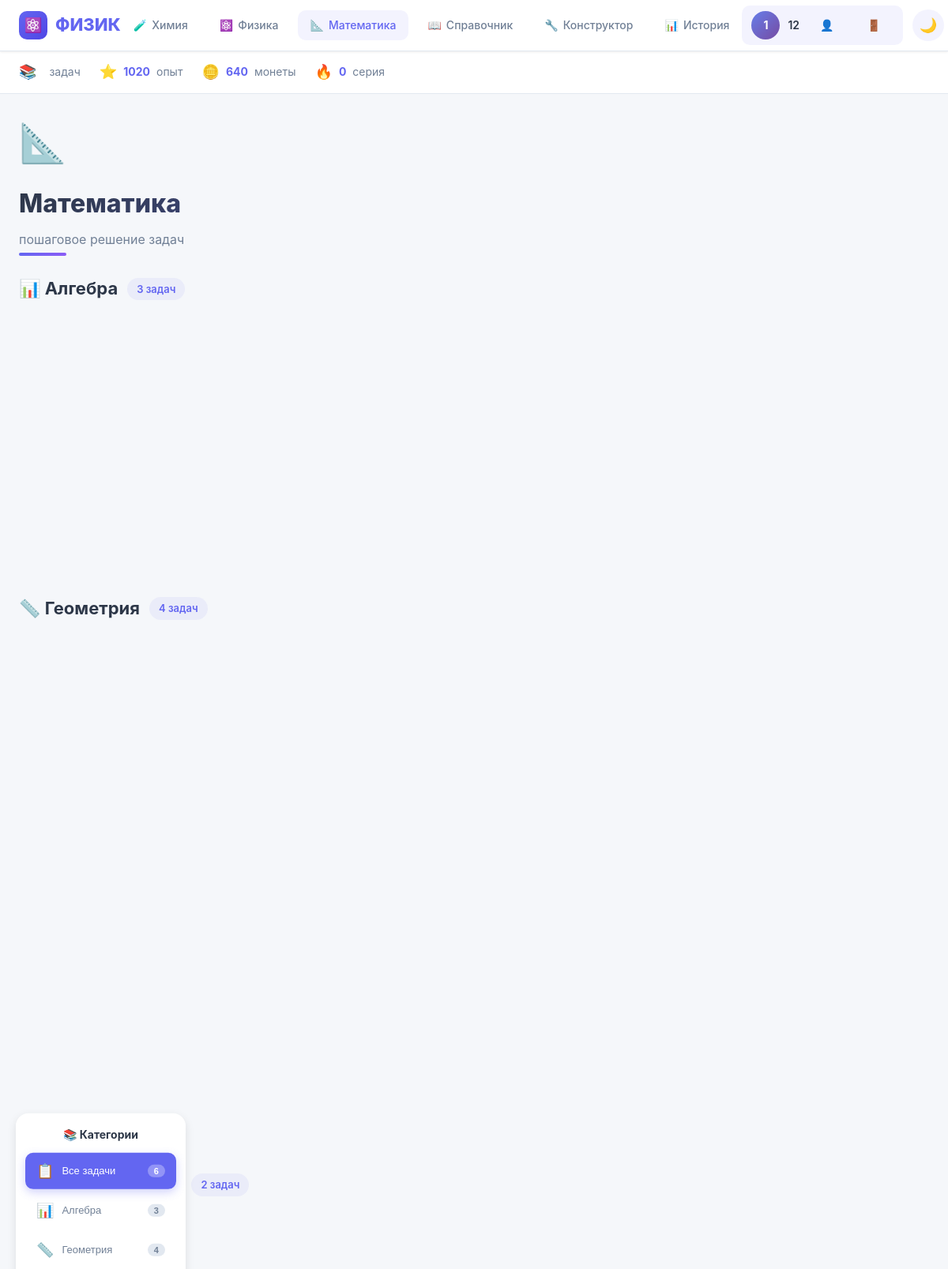
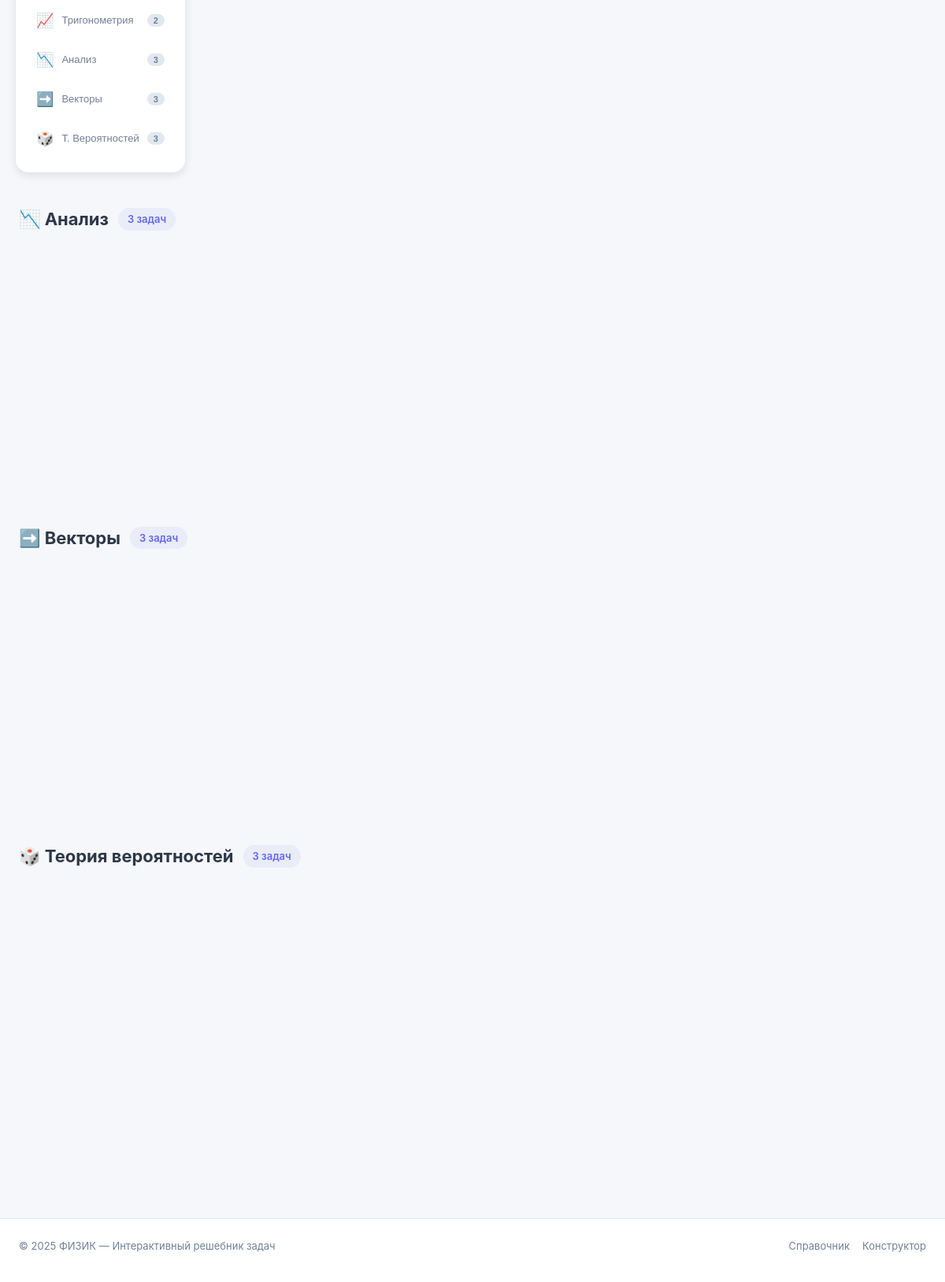
The page /math (signed in) on the database its author committed (2 pictures, top to bottom).
### tables this page shows
CREATE TABLE users (
            id INTEGER PRIMARY KEY AUTOINCREMENT,
            username TEXT NOT NULL UNIQUE,
            email TEXT NOT NULL UNIQUE,
            password_hash TEXT NOT NULL,
            avatar TEXT DEFAULT 'default',
            created_at TEXT NOT NULL,
            xp INTEGER DEFAULT 0,
            coins INTEGER DEFAULT 0,
            streak INTEGER DEFAULT 0
        );

### app.py (the view)
@app.route('/math')
def math():
    user = get_current_user()
    if not user:
        flash('Войдите в аккаунт для сохранения результатов', 'warning')
        return redirect(url_for('login'))
    algebra_tasks = [t for t in MATH_TASKS.values() if t['category'] == 'Алгебра']
    geometry_tasks = [t for t in MATH_TASKS.values() if t['category'] == 'Геометрия']
    trigonometry_tasks = [t for t in MATH_TASKS.values() if t['category'] == 'Тригонометрия']
    analysis_tasks = [t for t in MATH_TASKS.values() if t['category'] == 'Анализ']
    vectors_tasks = [t for t in MATH_TASKS.values() if t['category'] == 'Векторы']
    probability_tasks = [t for t in MATH_TASKS.values() if t['category'] == 'Теория вероятностей']
    return render_template('math.html',
                           user=user,
                           algebra_tasks=algebra_tasks,
                           geometry_tasks=geometry_tasks,
                           trigonometry_tasks=trigonometry_tasks,
                           analysis_tasks=analysis_tasks,
                           vectors_tasks=vectors_tasks,
                           probability_tasks=probability_tasks)

### app.py (called while the page is built)
def get_current_user():
    if 'user_id' in session:
        return get_user_by_id(session['user_id'])
    return None

### models.py (called while the page is built)
def _get_connection():
    conn = sqlite3.connect(DB_PATH)
    conn.execute("PRAGMA foreign_keys = ON")
    return conn

def get_user_by_id(user_id):
    with _get_connection() as conn:
        conn.row_factory = sqlite3.Row
        user = conn.execute("SELECT * FROM users WHERE id = ?", (user_id,)).fetchone()
        if not user:
            return None
        return {
            'id': user['id'],
            'username': user['username'],
            'email': user['email'],
            'avatar': user['avatar'],
            'xp': user['xp'],
            'coins': user['coins'],
            'streak': user['streak'],
            'created_at': user['created_at']
        }

### templates/math.html (shortened to what this page needs)
{% extends 'base.html' %}
{% block content %}
<div class="page-header">
    <div class="task-icon">📐</div>
    <h1>Математика</h1>
    <p class="subtitle">пошаговое решение задач</p>
</div>
<div class="category-sidebar">
    <h3 class="sidebar-title">📚 Категории</h3>
    <button class="category-item active" data-category="all" onclick="filterTasks('all')">
        <span class="category-icon">📋</span>
        <span class="category-name">Все задачи</span>
        <span class="category-badge">6</span>
    </button>
    <button class="category-item" data-category="Алгебра" onclick="filterTasks('Алгебра')">
        <span class="category-icon">📊</span>
        <span class="category-name">Алгебра</span>
        <span class="category-badge">{{ algebra_tasks|length }}</span>
    </button>
    <button class="category-item" data-category="Геометрия" onclick="filterTasks('Геометрия')">
        <span class="category-icon">📏</span>
        <span class="category-name">Геометрия</span>
        <span class="category-badge">{{ geometry_tasks|length }}</span>
    </button>
    <button class="category-item" data-category="Тригонометрия" onclick="filterTasks('Тригонометрия')">
        <span class="category-icon">📈</span>
        <span class="category-name">Тригонометрия</span>
        <span class="category-badge">{{ trigonometry_tasks|length }}</span>
    </button>
    <button class="category-item" data-category="Анализ" onclick="filterTasks('Анализ')">
        <span class="category-icon">📉</span>
        <span class="category-name">Анализ</span>
        <span class="category-badge">{{ analysis_tasks|length }}</span>
    </button>
    <button class="category-item" data-category="Векторы" onclick="filterTasks('Векторы')">
        <span class="category-icon">➡️</span>
        <span class="category-name">Векторы</span>
        <span class="category-badge">{{ vectors_tasks|length }}</span>
    </button>
    <button class="category-item" data-category="Теория вероятностей" onclick="filterTasks('Теория вероятностей')">
        <span class="category-icon">🎲</span>
        <span class="category-name">Т. Вероятностей</span>
        <span class="category-badge">{{ probability_tasks|length }}</span>
    </button>
</div>
<section class="category-section" data-category="Алгебра">
    <div class="category-header">
        <h2>📊 Алгебра</h2>
        <span class="category-count">{{ algebra_tasks|length }} задач</span>
    </div>
    <div class="cards-grid">
    </div>
</section>
<section class="category-section" data-category="Геометрия">
    <div class="category-header">
        <h2>📏 Геометрия</h2>
        <span class="category-count">{{ geometry_tasks|length }} задач</span>
    </div>
    <div class="cards-grid">
    </div>
</section>
<section class="category-section" data-category="Тригонометрия">
    <div class="category-header">
        <h2>📈 Тригонометрия</h2>
        <span class="category-count">{{ trigonometry_tasks|length }} задач</span>
    </div>
    <div class="cards-grid">
    </div>
</section>
<section class="category-section" data-category="Анализ">
    <div class="category-header">
        <h2>📉 Анализ</h2>
        <span class="category-count">{{ analysis_tasks|length }} задач</span>
    </div>
    <div class="cards-grid">
    </div>
</section>
<section class="category-section" data-category="Векторы">
    <div class="category-header">
        <h2>➡️ Векторы</h2>
        <span class="category-count">{{ vectors_tasks|length }} задач</span>
    </div>
    <div class="cards-grid">
    </div>
</section>
<section class="category-section" data-category="Теория вероятностей">
    <div class="category-header">
        <h2>🎲 Теория вероятностей</h2>
        <span class="category-count">{{ probability_tasks|length }} задач</span>
    </div>
    <div class="cards-grid">
    </div>
</section>
{% endblock %}

### templates/base.html (shortened to what this page needs)
<!doctype html>
<html lang="ru">
<head>
    <link rel="stylesheet" href="{{ url_for('static', filename='style.css') }}?v=13">
</head>
<body>
<header class="topbar">
    <div class="topbar-inner">
        <a href="{{ url_for('index') }}" class="logo">
            <span class="logo-icon">⚛️</span>
            <span class="logo-text">ФИЗИК</span>
        </a>
        <nav class="topnav">
            <a href="{{ url_for('chemistry') }}" class="topnav-item {% if request.endpoint == 'chemistry' %}active{% endif %}">
                <span class="topnav-icon">🧪</span>
                <span>Химия</span>
            </a>
            <a href="{{ url_for('index') }}" class="topnav-item {% if request.endpoint == 'index' %}active{% endif %}">
                <span class="topnav-icon">⚛️</span>
                <span>Физика</span>
            </a>
            <a href="{{ url_for('math') }}" class="topnav-item {% if request.endpoint == 'math' %}active{% endif %}">
                <span class="topnav-icon">📐</span>
                <span>Математика</span>
            </a>
            <a href="{{ url_for('reference') }}" class="topnav-item {% if request.endpoint == 'reference' %}active{% endif %}">
                <span class="topnav-icon">📖</span>
                <span>Справочник</span>
            </a>
            <a href="{{ url_for('builder') }}" class="topnav-item {% if request.endpoint == 'builder' %}active{% endif %}">
                <span class="topnav-icon">🔧</span>
                <span>Конструктор</span>
            </a>
            <a href="{{ url_for('history') }}" class="topnav-item {% if request.endpoint == 'history' %}active{% endif %}">
                <span class="topnav-icon">📊</span>
                <span>История</span>
            </a>
        </nav>
        <div class="topbar-right">
            {% if user %}
            <div class="user-badge">
                <div class="user-avatar">{{ user.username[0]|upper }}</div>
                <span class="user-name">{{ user.username }}</span>
                <a href="{{ url_for('profile') }}" class="topnav-item" title="Профиль">👤</a>
                <a href="{{ url_for('logout') }}" class="topnav-item" title="Выйти">🚪</a>
            </div>
            {% else %}
            <a href="{{ url_for('login') }}" class="btn" style="padding: 8px 16px; font-size: 13px;">Войти</a>
            {% endif %}
            <button id="theme-toggle" class="theme-btn" title="Сменить тему">🌙</button>
        </div>
    </div>
</header>
<div class="stats-bar">
    <div class="stats-inner">
        <div class="stat-item">
            <span class="stat-icon">📚</span>
            <span class="stat-label">задач</span>
        </div>
        {% if user %}
        <div class="stat-item">
            <span class="stat-icon">⭐</span>
            <span class="stat-value">{{ user.xp or 0 }}</span>
            <span class="stat-label">опыт</span>
        </div>
        <div class="stat-item">
            <span class="stat-icon">🪙</span>
            <span class="stat-value">{{ user.coins or 0 }}</span>
            <span class="stat-label">монеты</span>
        </div>
        <div class="stat-item">
            <span class="stat-icon">🔥</span>
            <span class="stat-value">{{ user.streak or 0 }}</span>
            <span class="stat-label">серия</span>
        </div>
        {% else %}
        <div class="stat-item">
            <span class="stat-icon">🏆</span>
            <span class="stat-value">{{ records|length if records else 0 }}</span>
            <span class="stat-label">решено</span>
        </div>
        {% endif %}
    </div>
</div>
<main>
    {% block content %}{% endblock %}
</main>
<footer class="site-footer">
    <div style="max-width: 1280px; margin: 0 auto;">
        <div style="display: flex; justify-content: space-between; align-items: center; margin-bottom: 12px;">
            <span>© 2025 ФИЗИК — Интерактивный решебник задач</span>
            <div style="display: flex; gap: 16px;">
                <a href="{{ url_for('reference') }}" style="color: var(--text-secondary); text-decoration: none; font-size: 13px;">Справочник</a>
                <a href="{{ url_for('builder') }}" style="color: var(--text-secondary); text-decoration: none; font-size: 13px;">Конструктор</a>
            </div>
        </div>
    </div>
</footer>
</body>
</html>

### rows shown on the page
users: username "1", username "12", xp "1020", coins "640", streak "0"

### other values the page prints
{{ algebra_tasks|length }} "3"
{{ geometry_tasks|length }} "4"
{{ trigonometry_tasks|length }} "2"
{{ analysis_tasks|length }} "3"
{{ vectors_tasks|length }} "3"
{{ probability_tasks|length }} "3"
